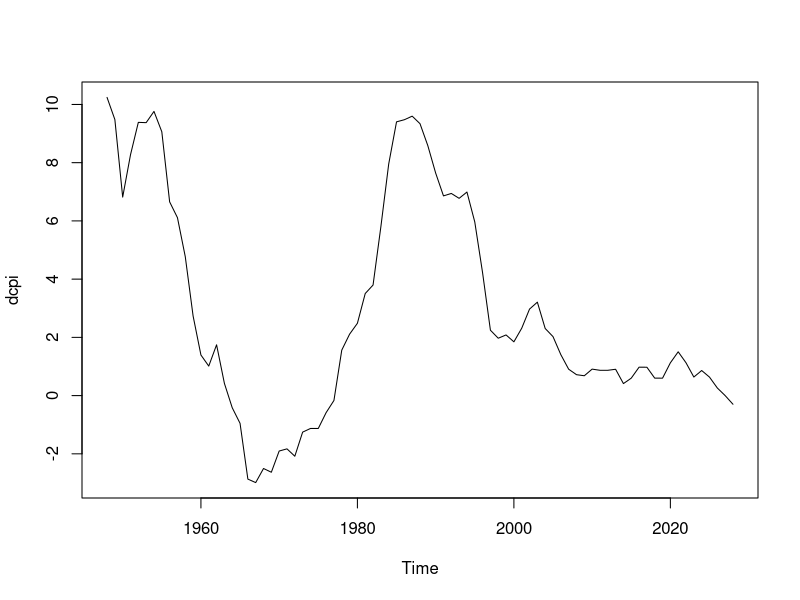
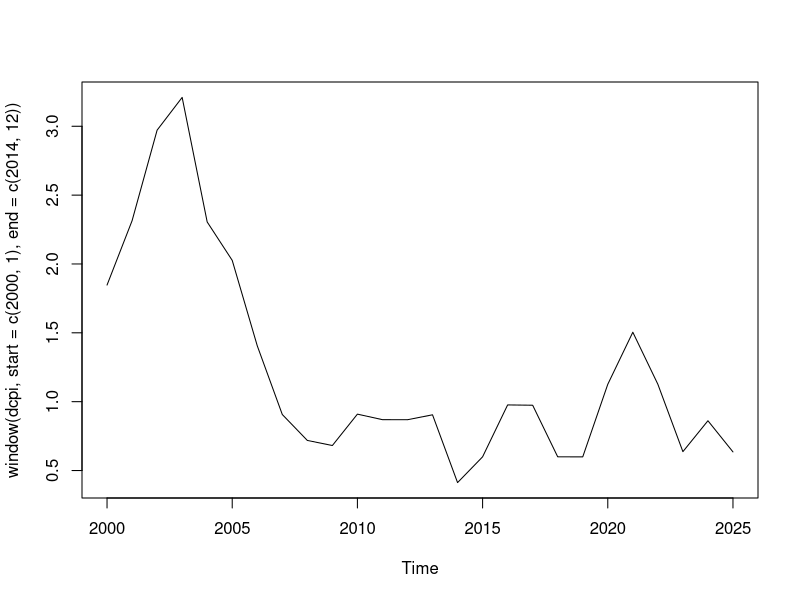

Write the R code that produced these figures, in order.
data.raw <- read.csv("inflation.csv", header=TRUE)
data.raw
dim(data.raw)
class(data.raw)
names(data.raw)
names(data.raw) <- c("date", "dcpi")

# First five observations of inflation
data.raw[1:5, "dcpi"]
data.raw[,"dcpi"]

# Create variable with time series properties of inflation
# Starts in Jan 1948, monthly data
dcpi <- ts(data.raw[,"dcpi"], start=c(1948,1), frequency=12)
# Don't do this
dcpi <- ts(data.raw[,"dcpi"], start=c(1948,1), end=c(2022,7))
dcpi

mean(dcpi)
plot(dcpi)
# window -> select part of the sample
mean(window(dcpi, start=c(1990,1)))
mean(window(dcpi, start=c(1990,1), end=c(2019,12)))
plot(window(dcpi, start=c(2000,1), end=c(2014,12)))
